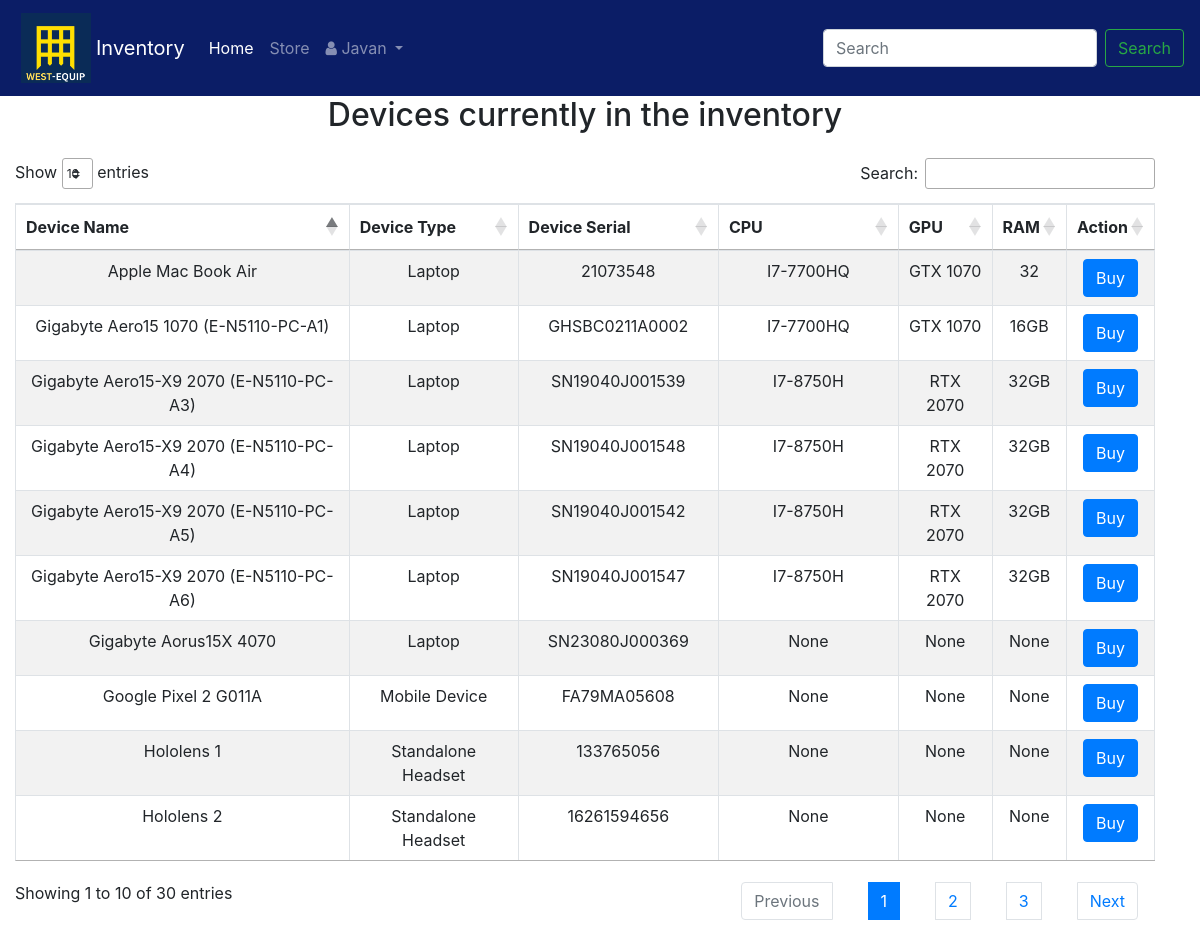
Screenshot of / (signed in) with the database file from the repository.
### accounts/models.py (models this page shows)
class Employee(AbstractUser):
        has_access=models.BooleanField(default=True)

### item/models.py (models this page shows, shortened)
class Item(models.Model):
    DEVICE_TYPE_CHOICES = [
        ('Mobile Device', 'Mobile Device'),
        ('Non-Portable PC', 'Non-Portable PC'),
        ('Laptop', 'Laptop'),
        ('Standalone Headset', 'Standalone Headset'),
    ]
    CPU_CHOICES = [
        ('I7-7700HQ', 'I7-7700HQ'),
        ('I7-8750H', 'I7-8750H'),
        ('M2 10C', 'M2 10C'),
        ('BCM2711C0', 'BCM2711C0'),
        ('6-Core Intel Core I5', '6-Core Intel Core I5'),
    ]
    GPU_CHOICES = [
        ('GTX 1070', 'GTX 1070'),
        ('RTX 2070', 'RTX 2070'),
    ]
    RAM_CHOICES = [
        ('32', '32'),
        ('16', '16'),
    ]
    name = models.CharField(max_length=100, null=True, verbose_name="Device name")
    type = models.CharField(max_length=100, null=True, choices=DEVICE_TYPE_CHOICES, verbose_name="Device type")
    serial = models.CharField(max_length=100, null=True, verbose_name="Device Serial")
    cpu = models.CharField(max_length=100, null=True, choices=CPU_CHOICES, verbose_name="CPU")
    gpu = models.CharField(max_length=100, null=True, choices=GPU_CHOICES, verbose_name="GPU")
    ram = models.CharField(max_length=100, null=True, choices=RAM_CHOICES, verbose_name="RAM")
    item_id = models.CharField(max_length=10, verbose_name="Item ID", primary_key=True, null=False)

### item/views.py (the view, shortened to what this page needs)
# urls.py: path('', views.ListAndCreate.as_view(), name='index'),
class ListAndCreate(LoginRequiredMixin, CreateView):
    model = Item
    fields = [
        "name",
        "type",
        "serial",
        "cpu",
        "gpu",
        "ram",
    ]
    template_name = "item/create.html"
    success_url = reverse_lazy('item:index')
    def get_context_data(self, **kwargs):
        context = super(ListAndCreate, self).get_context_data(**kwargs)
        context["item_list"] = self.model.objects.all()
        return context

### templates/item/create.html (shortened to what this page needs)
{% extends './index.html' %}
{% load widget_tweaks %}
{% load static %}

### templates/item/index.html (shortened to what this page needs)
{% extends '../base.html' %}
{% load static %}
{% block content %}
{% if user.is_authenticated %}
    {% include '../header.html' %}
    <div class="container-fluid row">
        <div class="col-lg-12" id="list">
            {% block list_content %}
                {% include "item/item_list.html" %}
            {% endblock list_content %}
        </div>
    </div>
{% endif %}
{% endblock content %}

### templates/base.html (shortened to what this page needs)
{% load static %}
<!DOCTYPE html>
<html class="no-js">
<head>
    <link rel="stylesheet" href="https://cdn.datatables.net/1.10.19/css/jquery.dataTables.min.css">
    <link rel="stylesheet" href="https://cdnjs.cloudflare.com/ajax/libs/twitter-bootstrap/4.1.3/css/bootstrap.css">
    <link rel="stylesheet" href="https://stackpath.bootstrapcdn.com/font-awesome/4.7.0/css/font-awesome.min.css">
    <link rel="stylesheet" href="https://cdn.datatables.net/1.10.19/css/dataTables.bootstrap4.min.css">
</head>
<body>
    {% block content %}
    {% endblock content %}
</body>
</html>

### templates/header.html (shortened to what this page needs)
<nav style="background-color:#0B1D66;" class="navbar navbar-expand-sm navbar-dark">
    <img style="width:auto; height:70px; margin:5px;" class="banlogo" src="/static/img/logo.png" alt="logo">
    <a class="navbar-brand" href="/">Inventory</a>
    <div class="collapse navbar-collapse" id="collapsibleNavId">
        <ul class="navbar-nav mr-auto mt-2 mt-lg-0">
            <li class="nav-item active">
                <a class="nav-link" href="/">Home<span class="sr-only">(current)</span></a>
            </li>
            <li class="nav-item">
                <a class="nav-link" href="{%url 'store:list'%}">
                    Store
                </a>
            </li>
            <li class="dropdown">
                <a id="logout-link" class="nav-link dropdown-toggle" href="#" id="dropdownId" data-toggle="dropdown" aria-haspopup="true"
                    aria-expanded="false">
                    <span class="fa fa-user" aria-hidden="true"></span>
                    {{user.first_name}}
                </a>
            </li>
        </ul>
        <form class="form-inline my-2 my-lg-0" method="GET" id="search-form" data-url="{%url 'item:search'%}"
            action="{%url 'item:search'%}">
            <input class="form-control mr-sm-2" name="query" id="item" type="text" placeholder="Search">
            <button class="btn btn-outline-success my-2 my-sm-0" id="search-btn" type="submit">Search</button>
        </form>
    </div>
</nav>

### templates/item/item_list.html (shortened to what this page needs)
<h2 style="text-align: center" class="mb-4">Devices currently in the inventory</h2>
<div id="div-test" class="div-test">
    <table id="items-table" class="table table-striped table-bordered" style="width:100%">
        <thead>
            <tr>
                <th>Device Name</th>
                <th>Device Type</th>
                <th>Device Serial</th>
                <th>CPU</th>
                <th>GPU</th>
                <th>RAM</th>
                <th>Action</th>
            </tr>
        </thead>
        <tbody>
            {% for item in item_list %}
            <tr>
                <td>{{ item.name }}</td>
                <td>{{ item.type }}</td>
                <td>{{ item.serial }}</td>
                <td>{{ item.cpu }}</td>
                <td>{{ item.gpu }}</td>
                <td>{{ item.ram }}</td>
                <td>
                    <button class="btn btn-primary buy-button" data-item-id="{{ item.item_id }}">Buy</button>
                </td>
            </tr>
            {% endfor %}
        </tbody>
    </table>
</div>

### templates/item/item_list.html (style rules this page uses)
.div-test { text-align : center; }

### rows the page displays
Employee: first_name "Javan"
Item: name "Gigabyte Aero15 1070 (E-N5110-PC-A1)", type "Laptop", serial "GHSBC0211A0002", cpu "I7-7700HQ", gpu "GTX 1070", ram "16GB"
Item: name "Gigabyte Aero15-X9 2070 (E-N5110-PC-A3)", type "Laptop", serial "SN19040J001539", cpu "I7-8750H", gpu "RTX 2070", ram "32GB"
Item: name "Gigabyte Aero15-X9 2070 (E-N5110-PC-A6)", type "Laptop", serial "SN19040J001547", cpu "I7-8750H", gpu "RTX 2070", ram "32GB"
Item: name "Gigabyte Aero15-X9 2070 (E-N5110-PC-A5)", type "Laptop", serial "SN19040J001542", cpu "I7-8750H", gpu "RTX 2070", ram "32GB"
Item: name "Gigabyte Aero15-X9 2070 (E-N5110-PC-A4)", type "Laptop", serial "SN19040J001548", cpu "I7-8750H", gpu "RTX 2070", ram "32GB"
Item: name "Google Pixel 2 G011A", type "Mobile Device", serial "FA79MA05608", cpu "None", gpu "None", ram "None"
Item: name "Gigabyte Aorus15X 4070", type "Laptop", serial "SN23080J000369", cpu "None", gpu "None", ram "None"
Item: name "Hololens 1", type "Standalone Headset", serial "133765056", cpu "None", gpu "None", ram "None"
Item: name "Hololens 2", type "Standalone Headset", serial "16261594656", cpu "None", gpu "None", ram "None"
Item: name "Apple Mac Book Air", type "Laptop", serial "21073548", cpu "I7-7700HQ", gpu "GTX 1070", ram "32"
